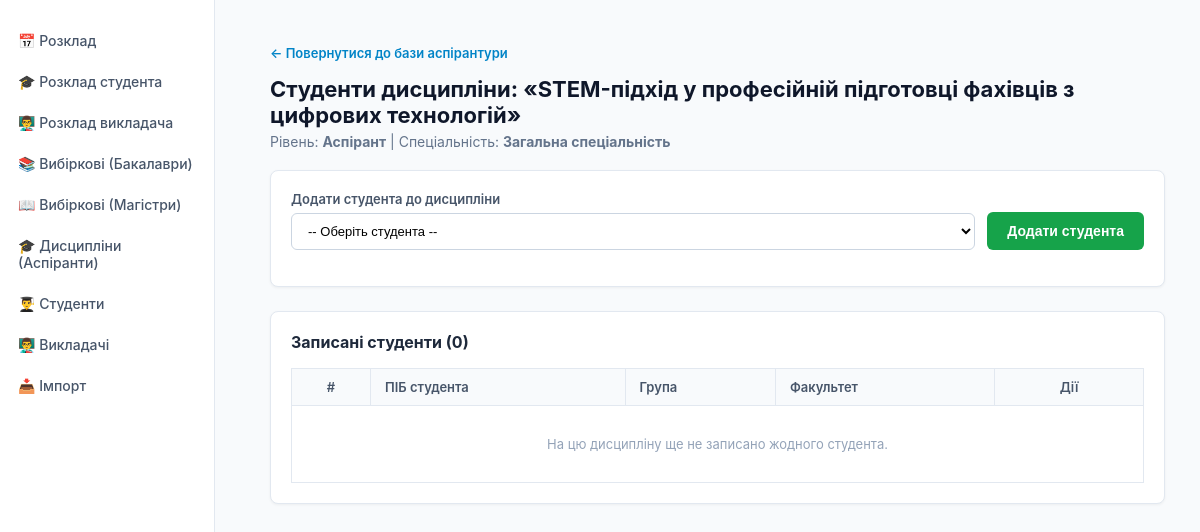
Page /time-table/selective/subject/318/students/ on the committed database.
### scheduler/models.py (models this page shows, shortened)
class Subject(models.Model):
    title = models.CharField(max_length=150, verbose_name="Назва дисципліни")
    is_elective = models.BooleanField(default=False, verbose_name="Вибірковий компонент")
    specialty = models.CharField(max_length=100, blank=True, default="", verbose_name="Спеціальність")
    students = models.ManyToManyField(Student, blank=True, related_name='selective_subjects', verbose_name="Студенти")
    LEVEL_CHOICES = [
        ('bachelor', 'Бакалавр'),
        ('master', 'Магістр'),
        ('postgraduate', 'Аспірант'),
    ]
    level = models.CharField(max_length=20, choices=LEVEL_CHOICES, default='bachelor', verbose_name="Освітній рівень")

### scheduler/views.py (the view, shortened to what this page needs)
# urls.py: path('time-table/selective/subject/<int:subject_id>/students/', views.subject_students_view, name='subject_students'),
def subject_students_view(request, subject_id):
    subject = get_object_or_404(Subject, id=subject_id)
    enrolled_students = subject.students.all().order_by('group_name', 'full_name')
    all_students = Student.objects.exclude(id__in=enrolled_students.values_list('id', flat=True)).order_by('group_name', 'full_name')
    return render(request, "subject_students.html", {
        'subject': subject,
        'enrolled_students': enrolled_students,
        'all_students': all_students,
    })

### scheduler/templates/subject_students.html (shortened to what this page needs)
﻿<!DOCTYPE html>
<html lang="uk">
<head>
</head>
<body>
    <div class="sidebar">
        <a href="/" class="sidebar-item">📅 Розклад</a>
        <a href="/time-table/student/" class="sidebar-item">🎓 Розклад студента</a>
        <a href="/time-table/teacher/" class="sidebar-item">👨‍🏫 Розклад викладача</a>
        <a href="/time-table/selective/bachelor/" class="sidebar-item">📚 Вибіркові (Бакалаври)</a>
        <a href="/time-table/selective/master/" class="sidebar-item">📖 Вибіркові (Магістри)</a>
        <a href="/time-table/selective/postgraduate/" class="sidebar-item">🎓 Дисципліни (Аспіранти)</a>
        <a href="/students/" class="sidebar-item">👨‍🎓 Студенти</a>
        <a href="/teachers/" class="sidebar-item">👨‍🏫 Викладачі</a>
        <a href="/import/" class="sidebar-item">📥 Імпорт</a>
    </div>
    <div class="main-content">
        {% if subject.level == 'bachelor' %}
        <a href="/time-table/selective/bachelor/" class="backend-link back-link">← Повернутися до бази бакалаврів</a>
        {% elif subject.level == 'master' %}
        <a href="/time-table/selective/master/" class="backend-link back-link">← Повернутися до бази магістрів</a>
        {% else %}
        <a href="/time-table/selective/postgraduate/" class="backend-link back-link">← Повернутися до бази аспірантури</a>
        {% endif %}
        <h1>Студенти дисципліни: «{{ subject.title }}»</h1>
        <div class="subtitle">Рівень: <b>{{ subject.get_level_display }}</b> {% if subject.specialty %} | Спеціальність: <b>{{ subject.specialty }}</b>{% endif %}</div>
        <div class="card">
            <form method="POST">
                <div class="form-row">
                    <div class="form-group">
                        <label class="field-label">Додати студента до дисципліни</label>
                        <select name="student_id" required>
                            <option value="">-- Оберіть студента --</option>
                        </select>
                    </div>
                    <div>
                        <button type="submit">Додати студента</button>
                    </div>
                </div>
            </form>
        </div>
        <div class="card">
            <h3 style="margin-top: 0; font-size: 16px; color: #1e293b;">Записані студенти ({{ enrolled_students.count }})</h3>
            <table>
                <thead>
                    <tr>
                        <th style="width: 50px; text-align: center;">#</th>
                        <th>ПІБ студента</th>
                        <th>Група</th>
                        <th>Факультет</th>
                        <th style="width: 120px; text-align: center;">Дії</th>
                    </tr>
                </thead>
                <tbody>
                    {% for st in enrolled_students %}
                    <tr>
                        <td style="text-align: center; color: #64748b;">{{ forloop.counter }}</td>
                        <td style="font-weight: 600; color: #0284c7;">{{ st.full_name }}</td>
                        <td>гр. {{ st.group_name }}</td>
                        <td>{{ st.faculty }}</td>
                        <td style="text-align: center;">
                            <form method="POST" style="display:inline;" onsubmit="return confirm('Видалити студента з дисципліни?');">
                                {% csrf_token %}
                                <input type="hidden" name="action" value="remove">
                                <input type="hidden" name="student_id" value="{{ st.id }}">
                                <button type="submit" class="btn-sm btn-danger" style="height: auto; padding: 4px 10px;">Видалити</button>
                            </form>
                        </td>
                    </tr>
                    {% empty %}
                    <tr>
                        <td colspan="5" class="empty">На цю дисципліну ще не записано жодного студента.</td>
                    </tr>
                    {% endfor %}
                </tbody>
            </table>
        </div>
    </div>
</body>
</html>

### scheduler/templates/subject_students.html (style rules this page uses)
body { font-family: -apple-system, BlinkMacSystemFont, "Segoe UI", Roboto, sans-serif; margin: 0; background: #f8fafc; color: #0f172a; }
.sidebar { position: fixed; top: 0; left: 0; width: 215px; height: 100vh; border-right: 1px solid #e2e8f0; padding-top: 20px; background: #fff; box-sizing: border-box; }
.sidebar-item { padding: 12px 18px; display: flex; align-items: center; gap: 8px; color: #475569; text-decoration: none; font-size: 14px; font-weight: 500; }
.main-content { margin-left: 235px; padding: 25px 35px; max-width: 1000px; }
h1 { margin: 0 0 5px 0; font-size: 22px; font-weight: 700; color: #0f172a; }
.subtitle { color: #64748b; font-size: 14px; margin-bottom: 20px; }
.card { background: #fff; border: 1px solid #e2e8f0; border-radius: 8px; padding: 20px; box-shadow: 0 1px 3px rgba(0,0,0,0.05); margin-bottom: 24px; }
.form-row { display: flex; gap: 12px; align-items: flex-end; }
.form-group { flex: 1; }
.field-label { display: block; font-size: 13px; color: #475569; margin-bottom: 6px; font-weight: 600; }
select { width: 100%; padding: 9px 12px; border: 1px solid #cbd5e1; border-radius: 6px; box-sizing: border-box; font-size: 13px; background: #fff; }
button { background: #16a34a; color: #fff; border: none; font-weight: 600; cursor: pointer; padding: 9px 20px; border-radius: 6px; font-size: 14px; height: 38px; }
.back-link { display: inline-block; margin-bottom: 15px; color: #0284c7; text-decoration: none; font-weight: 600; font-size: 13px; }
table { width: 100%; border-collapse: collapse; margin-top: 10px; }
th, td { border: 1px solid #e2e8f0; padding: 10px 14px; text-align: left; font-size: 13px; }
th { background: #f8fafc; color: #475569; font-weight: 600; }
.empty { text-align: center; color: #94a3b8; padding: 30px; }

### rows in the picture
Subject: title "STEM-підхід у професійній підготовці фахівців з цифрових технологій", level "Аспірант", specialty "Загальна спеціальність"

### other values in the picture
{{ enrolled_students.count }} "0"
